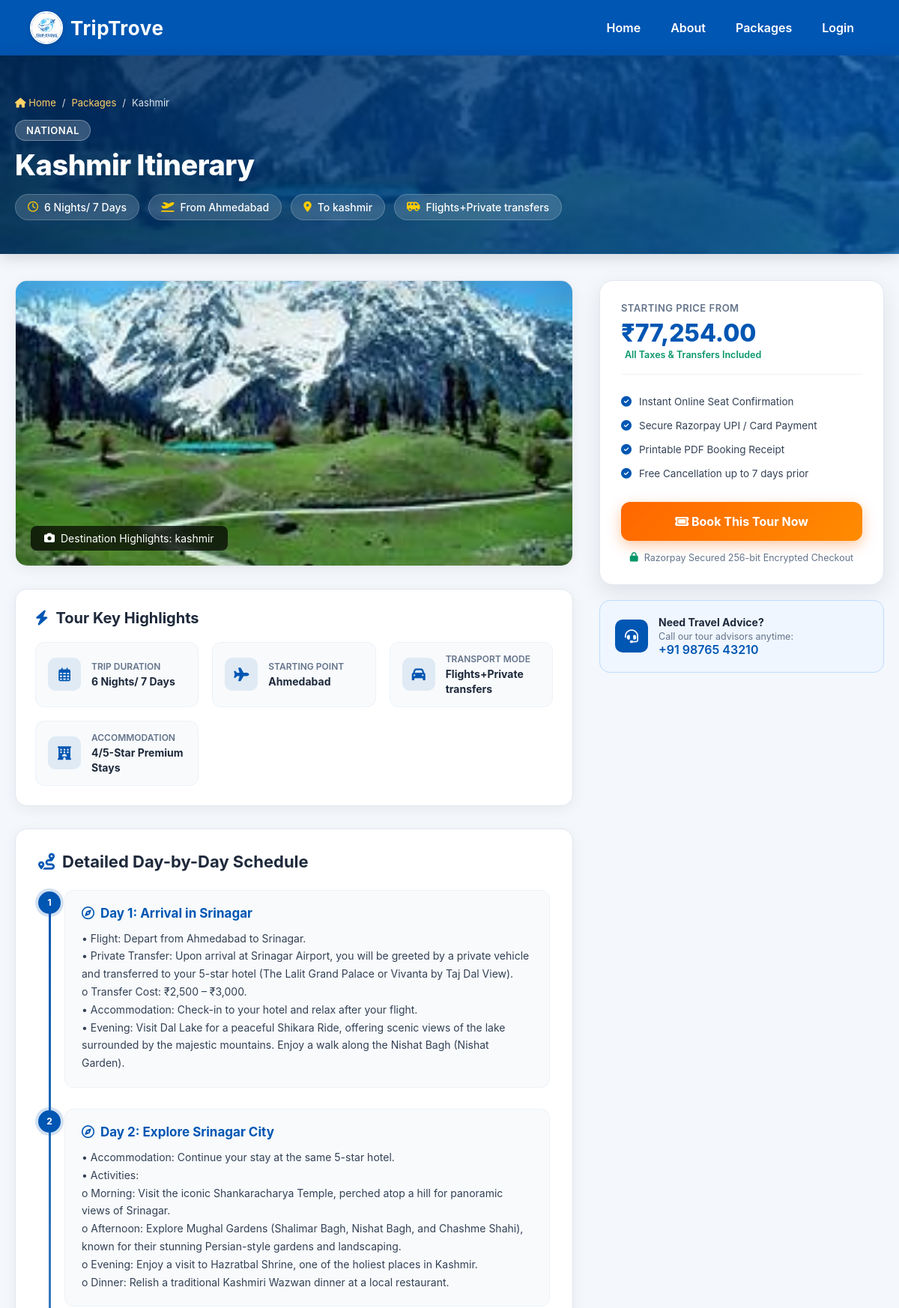
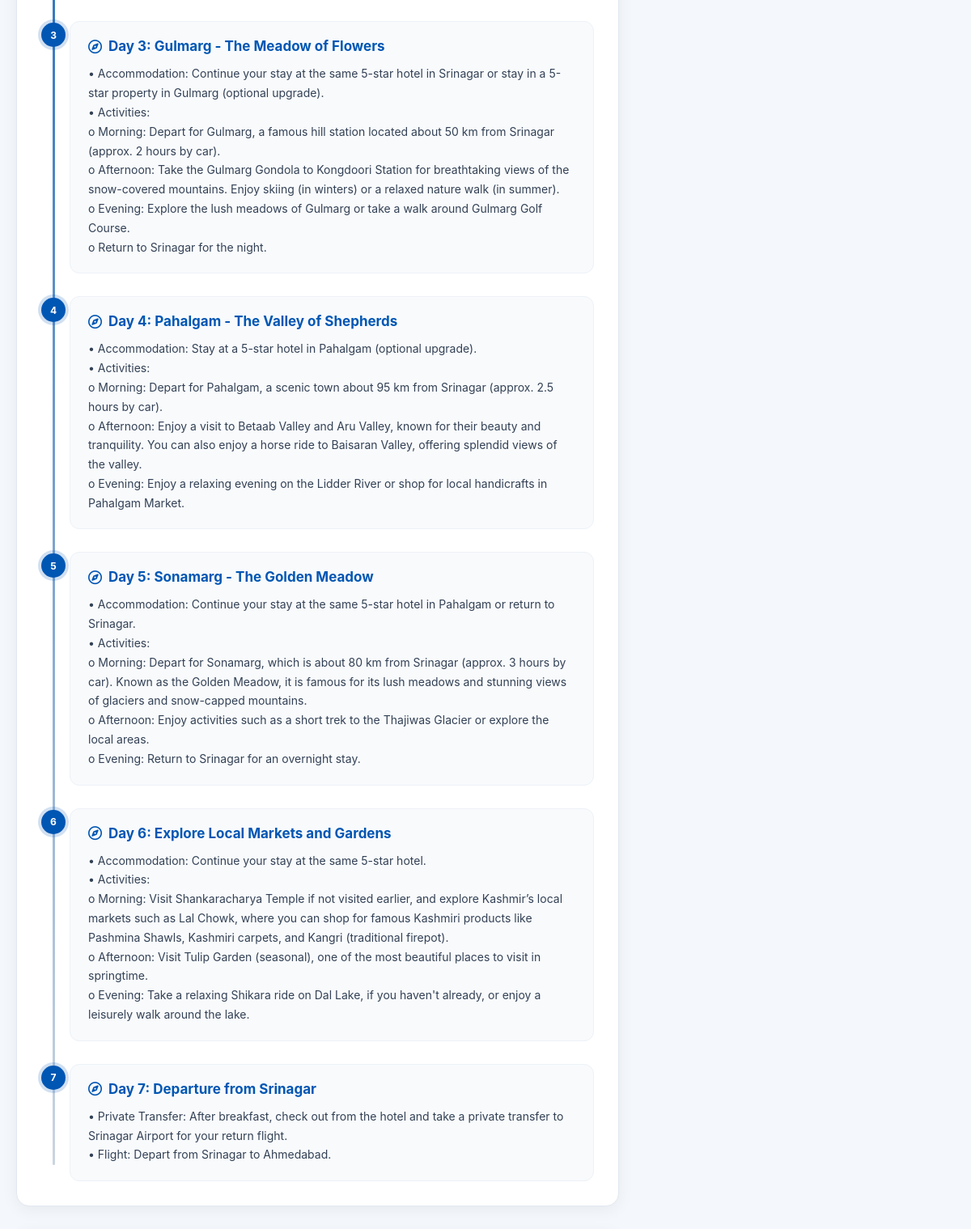
The page /itinerary.php?package_name=Kashmir (upper part) on the database its author committed (2 pictures, top to bottom).
### tables this page shows
CREATE TABLE `packages` (
  `package_id` int(11) NOT NULL AUTO_INCREMENT,
  `category` varchar(100) DEFAULT NULL,
  `package_name` varchar(255) DEFAULT NULL,
  `description` varchar(1000) DEFAULT NULL,
  `price` decimal(10,2) DEFAULT NULL,
  `duration` varchar(100) DEFAULT NULL,
  `image` varchar(255) DEFAULT NULL,
  `created_at` timestamp NOT NULL DEFAULT current_timestamp(),
  PRIMARY KEY (`package_id`),
  UNIQUE KEY `package_name` (`package_name`)
);

CREATE TABLE `itineraries` (
  `itineray_id` int(11) NOT NULL AUTO_INCREMENT,
  `package_name` varchar(255) NOT NULL,
  `duration` varchar(50) NOT NULL,
  `description` text NOT NULL,
  `image` varchar(255) DEFAULT NULL,
  `departure_location` varchar(255) NOT NULL,
  `destination` varchar(255) NOT NULL,
  `budget` decimal(10,2) NOT NULL,
  `transport` varchar(255) NOT NULL,
  PRIMARY KEY (`itineray_id`),
  KEY `package_name` (`package_name`),
  CONSTRAINT `itineraries_ibfk_1` FOREIGN KEY (`package_name`) REFERENCES `packages` (`package_name`) ON DELETE CASCADE
);

### itinerary.php (the view, shortened to what this page needs)
<?php
include 'db_connect.php';
$packageName = isset($_GET['package_name']) ? trim($_GET['package_name']) : '';
$stmt = $conn->prepare("SELECT * FROM itineraries WHERE package_name = ? LIMIT 1");
$stmt->bind_param("s", $packageName);
$stmt->execute();
$itinResult = $stmt->get_result();
$itinerary = $itinResult->fetch_assoc();
$pkgStmt = $conn->prepare("SELECT * FROM packages WHERE package_name = ? LIMIT 1");
$pkgStmt->bind_param("s", $packageName);
$pkgStmt->execute();
$pkgResult = $pkgStmt->get_result();
$package = $pkgResult->fetch_assoc();
    ?>
    <?php
$title = !empty($package['package_name']) ? $package['package_name'] : $itinerary['package_name'];
$category = !empty($package['category']) ? $package['category'] : 'Featured Tour';
$duration = !empty($itinerary['duration']) ? $itinerary['duration'] : (!empty($package['duration']) ? $package['duration'] : 'Flexible Duration');
$budget = !empty($itinerary['budget']) ? floatval($itinerary['budget']) : (!empty($package['price']) ? floatval($package['price']) : 0);
$departure = !empty($itinerary['departure_location']) ? $itinerary['departure_location'] : 'Selected Cities';
$destination = !empty($itinerary['destination']) ? $itinerary['destination'] : $title;
$transport = !empty($itinerary['transport']) ? $itinerary['transport'] : 'Flights & Ground Transfers';
$imageName = !empty($itinerary['image']) ? $itinerary['image'] : (!empty($package['image']) ? $package['image'] : 'hero.jpg');
$imagePath = 'uploads/' . $imageName;
$rawDescription = !empty($itinerary['description']) ? $itinerary['description'] : (!empty($package['description']) ? $package['description'] : '');
$days = [];
if (!empty($rawDescription)) {
    preg_match_all('/(Day\s+\d+:[^\r\n]+)([\s\S]*?)(?=(?:Day\s+\d+:|$))/i', $rawDescription, $matches, PREG_SET_ORDER);
    if (!empty($matches)) {
        foreach ($matches as $match) {
            $dayTitle = trim($match[1]);
            $dayContent = trim($match[2]);
            $dayContent = preg_replace('/_{3,}/', '', $dayContent);
            $days[] = [
                'title' => $dayTitle,
                'content' => $dayContent
            ];
        }
    }
}
?>
<!DOCTYPE html>
<html lang="en">
<head>
    <link rel="stylesheet" href="styles.css">
    <link rel="stylesheet" href="https://cdnjs.cloudflare.com/ajax/libs/font-awesome/6.4.0/css/all.min.css">
</head>
<body>
<header>
    <div class="navbar">
        <div class="logo">
            <img src="images/logoTT.png" alt="TripTrove Logo">
            <span>TripTrove</span>
        </div>
        <nav>
            <ul>
                <li><a href="index.php">Home</a></li>
                <li><a href="about.php">About</a></li>
                <li><a href="category.php">Packages</a></li>
                <li><a href="login.php">Login</a></li>
            </ul>
        </nav>
    </div>
</header>
<section class="itinerary-hero-modern">
    <div class="itinerary-hero-container">
        <div class="breadcrumb">
            <a href="index.php"><i class="fa-solid fa-house"></i> Home</a>
            <span>/</span>
            <a href="category.php">Packages</a>
            <span>/</span>
            <span><?php echo htmlspecialchars($title); ?></span>
        </div>
        <div class="hero-title-row">
            <div class="hero-title-group">
                <span class="category-pill"><?php echo htmlspecialchars($category); ?></span>
                <h1><?php echo htmlspecialchars($title); ?> Itinerary</h1>
                <div class="hero-meta-pills">
                    <span class="meta-pill"><i class="fa-regular fa-clock"></i> <?php echo htmlspecialchars($duration); ?></span>
                    <span class="meta-pill"><i class="fa-solid fa-plane-departure"></i> From <?php echo htmlspecialchars($departure); ?></span>
                    <span class="meta-pill"><i class="fa-solid fa-location-dot"></i> To <?php echo htmlspecialchars($destination); ?></span>
                    <span class="meta-pill"><i class="fa-solid fa-van-shuttle"></i> <?php echo htmlspecialchars($transport); ?></span>
                </div>
            </div>
        </div>
    </div>
</section>
<div class="itinerary-layout-container">
    <div class="itinerary-main-content">
        <div class="itinerary-image-card">
            <img src="<?php echo htmlspecialchars($imagePath); ?>" alt="<?php echo htmlspecialchars($title); ?>">
            <div class="image-overlay-badge">
                <i class="fa-solid fa-camera"></i>
                <span>Destination Highlights: <?php echo htmlspecialchars($destination); ?></span>
            </div>
        </div>
        <div class="highlights-card">
            <h2><i class="fa-solid fa-bolt"></i> Tour Key Highlights</h2>
            <div class="highlights-grid">
                <div class="highlight-item">
                    <div class="highlight-icon-box"><i class="fa-regular fa-calendar-days"></i></div>
                    <div class="highlight-text">
                        <span class="label">Trip Duration</span>
                        <span class="value"><?php echo htmlspecialchars($duration); ?></span>
                    </div>
                </div>
                <div class="highlight-item">
                    <div class="highlight-icon-box"><i class="fa-solid fa-plane"></i></div>
                    <div class="highlight-text">
                        <span class="label">Starting Point</span>
                        <span class="value"><?php echo htmlspecialchars($departure); ?></span>
                    </div>
                </div>
                <div class="highlight-item">
                    <div class="highlight-icon-box"><i class="fa-solid fa-car"></i></div>
                    <div class="highlight-text">
                        <span class="label">Transport Mode</span>
                        <span class="value"><?php echo htmlspecialchars($transport); ?></span>
                    </div>
                </div>
                <div class="highlight-item">
                    <div class="highlight-icon-box"><i class="fa-solid fa-hotel"></i></div>
                    <div class="highlight-text">
                        <span class="label">Accommodation</span>
                        <span class="value">4/5-Star Premium Stays</span>
                    </div>
                </div>
            </div>
        </div>
        <div class="timeline-card">
            <h2><i class="fa-solid fa-route"></i> Detailed Day-by-Day Schedule</h2>
            <?php if (!empty($days)): ?>
                <div class="itinerary-timeline">
                    <?php foreach ($days as $index => $day): ?>
                        <div class="timeline-step">
                            <div class="timeline-dot"><?php echo ($index + 1); ?></div>
                            <div class="timeline-step-card">
                                <h3 class="timeline-step-title">
                                    <i class="fa-regular fa-compass"></i> <?php echo htmlspecialchars($day['title']); ?>
                                </h3>
                                <div class="timeline-step-body"><?php echo htmlspecialchars($day['content']); ?></div>
                            </div>
                        </div>
                    <?php endforeach; ?>
                </div>
            <?php else: ?>
                <p style="color:var(--muted); line-height:1.6;">Detailed daily schedule will be coordinated by our travel specialist upon booking confirmation.</p>
            <?php endif; ?>
        </div>
    </div>
    <div class="itinerary-sidebar">
        <div class="booking-cta-card">
            <div class="sidebar-price-header">
                <div class="price-label">Starting Price From</div>
                <div class="price-val">₹<?php echo number_format($budget, 2); ?></div>
                <div class="price-sub"><i class="fa-solid fa-shield-check"></i> All Taxes & Transfers Included</div>
            </div>
            <ul class="sidebar-features">
                <li><i class="fa-solid fa-check-circle"></i> Instant Online Seat Confirmation</li>
                <li><i class="fa-solid fa-check-circle"></i> Secure Razorpay UPI / Card Payment</li>
                <li><i class="fa-solid fa-check-circle"></i> Printable PDF Booking Receipt</li>
                <li><i class="fa-solid fa-check-circle"></i> Free Cancellation up to 7 days prior</li>
            </ul>
            <a href="booking.php?package_name=<?php echo urlencode($title); ?>" class="btn-book-now">
                <i class="fa-solid fa-ticket"></i> Book This Tour Now
            </a>
            <div class="secure-badge">
                <i class="fa-solid fa-lock"></i>
                <span>Razorpay Secured 256-bit Encrypted Checkout</span>
            </div>
        </div>
        <div class="support-card">
            <div class="support-icon"><i class="fa-solid fa-headset"></i></div>
            <div class="support-text">
                <h4>Need Travel Advice?</h4>
                <p>Call our tour advisors anytime:</p>
                <a href="tel:+919876543210">+91 98765 43210</a>
            </div>
        </div>
    </div>
</div>
</body>
</html>

### styles.css (style rules this page uses)
body { font-family: 'Poppins', sans-serif; margin: 0; padding: 0; background-color: #f4f4f4; color: #333; }
.navbar { display: flex; justify-content: space-between; align-items: center; background-color: #0056b3; padding: 15px 40px; color: white; box-shadow: 0 4px 8px rgba(0, 0, 0, 0.1); }
.navbar .logo { display: flex; align-items: center; gap: 10px; font-size: 26px; font-weight: 700; letter-spacing: 0.5px; color: #ffffff; cursor: default; user-select: none; }
.navbar .logo img { width: 40px; height: 40px; border-radius: 50%; object-fit: cover; border: 2px solid white; box-shadow: 0 2px 6px rgba(0, 0, 0, 0.15); display: inline-block; }
.navbar .logo span { color: #ffffff; font-size: 26px; font-weight: 700; letter-spacing: 0.5px; }
.navbar ul { list-style: none; margin: 0; padding: 0; display: flex; }
.navbar ul li { margin: 0 20px; }
.navbar ul li a { color: white; text-decoration: none; font-weight: 600; transition: color 0.3s ease-in-out; }
h2 { margin-bottom: 15px; color: #333; }

### rows shown on the page
packages: package_name "Kashmir", category "NATIONAL"
itineraries: duration "6 Nights/ 7 Days", departure_location "Ahmedabad", destination "kashmir", transport "Flights+Private transfers", image (picture), budget "77,254.00"

### other values the page prints
$day['title'] "Day 1: Arrival in Srinagar"
$day['title'] "Day 2: Explore Srinagar City"
$day['title'] "Day 3: Gulmarg - The Meadow of Flowers"
$day['title'] "Day 4: Pahalgam - The Valley of Shepherds"
$day['title'] "Day 5: Sonamarg - The Golden Meadow"
$day['title'] "Day 6: Explore Local Markets and Gardens"
$day['title'] "Day 7: Departure from Srinagar"
$day['content'] "• Private Transfer: After breakfast, check out from the hotel and take a private transfer to Srinagar Airport for your return flight. • Flight: Depart from Srinagar to Ahmedabad."
